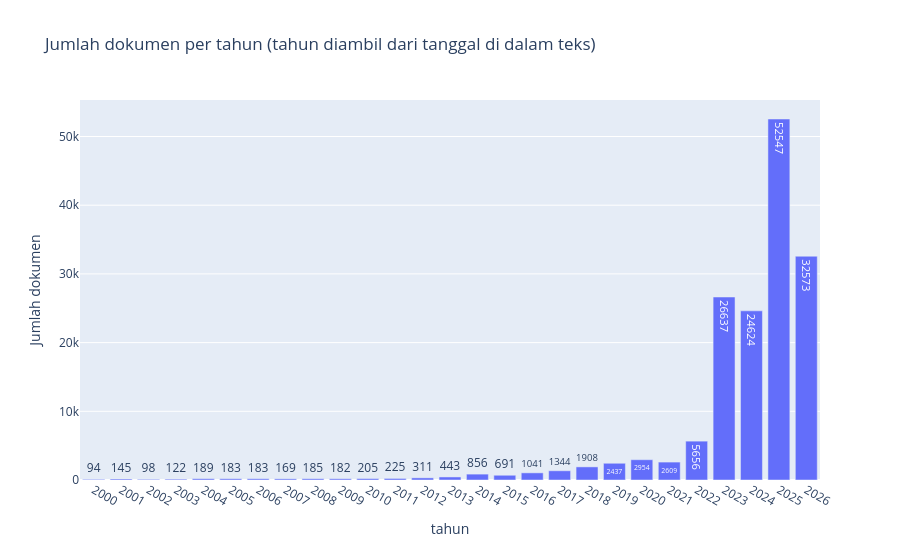

Write notebook code for a chart like this one.
### Code cell
t = duckdb.sql(f"""
    SELECT tahun, count(*) AS n FROM '{P}'
    WHERE tahun IS NOT NULL GROUP BY 1 ORDER BY 1
""").pl()
fig1 = px.bar(t, x="tahun", y="n", text="n", title="Jumlah dokumen per tahun (tahun diambil dari tanggal di dalam teks)")
fig1.update_layout(xaxis=dict(dtick=1), yaxis_title="Jumlah dokumen")
save(fig1, "01_dokumen_per_tahun")

### Figure 1 — Plotly figure (JSON) as saved in the notebook; plotly's stock layout.template omitted (floating-point values rounded to 4 significant figures)
{"data": [{"hovertemplate": "tahun=%{x}<br>n=%{text}<extra></extra>", "legendgroup": "", "marker": {"color": "#636efa", "pattern": {"shape": ""}}, "name": "", "orientation": "v", "showlegend": false, "text": [94.0, 145.0, 98.0, 122.0, 189.0, 183.0, 183.0, 169.0, 185.0, 182.0, 205.0, 225.0, 311.0, 443.0, 856.0, 691.0, 1041.0, 1344.0, 1908.0, 2437.0, 2954.0, 2609.0, 5656.0, 26640.0, 24620.0, 52550.0, 32570.0], "textposition": "auto", "type": "bar", "x": [2000, 2001, 2002, 2003, 2004, 2005, 2006, 2007, 2008, 2009, 2010, 2011, 2012, 2013, 2014, 2015, 2016, 2017, 2018, 2019, 2020, 2021, 2022, 2023, 2024, 2025, 2026], "xaxis": "x", "y": [94, 145, 98, 122, 189, 183, 183, 169, 185, 182, 205, 225, 311, 443, 856, 691, 1041, 1344, 1908, 2437, 2954, 2609, 5656, 26637, 24624, 52547, 32573], "yaxis": "y"}], "layout": {"barmode": "relative", "legend": {"tracegroupgap": 0}, "title": {"text": "Jumlah dokumen per tahun (tahun diambil dari tanggal di dalam teks)"}, "xaxis": {"anchor": "y", "domain": [0, 1], "dtick": 1, "title": {"text": "tahun"}}, "yaxis": {"anchor": "x", "domain": [0, 1], "title": {"text": "Jumlah dokumen"}}}}
